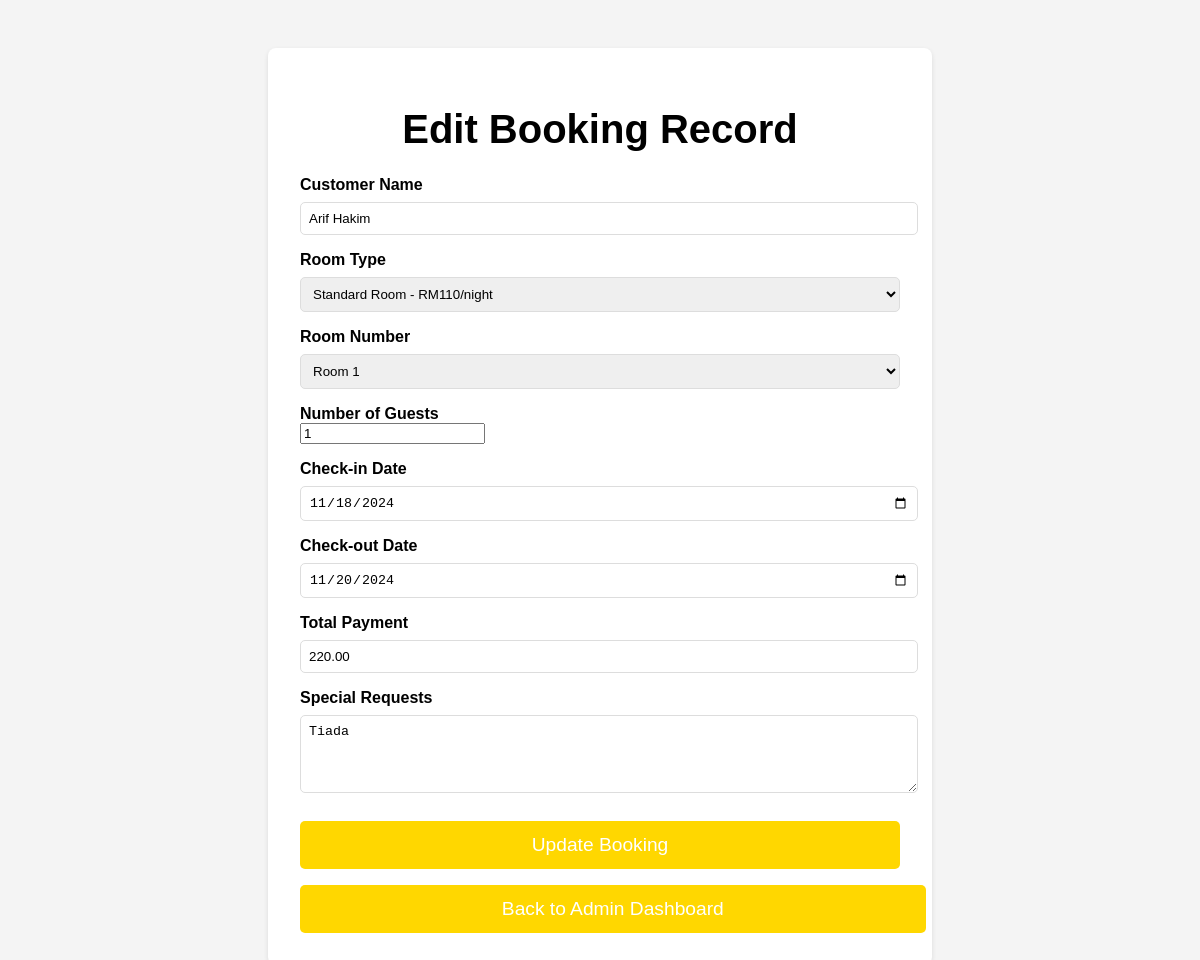
/edit.php?id=5, run on the app's committed database.
### tables this page shows
CREATE TABLE `bookings` (
  `id` int NOT NULL,
  `customer_name` varchar(200) NOT NULL,
  `room_number` int NOT NULL,
  `room_type` varchar(50) NOT NULL,
  `guests` int NOT NULL,
  `check_in_date` date NOT NULL,
  `check_out_date` date NOT NULL,
  `total_payment` decimal(10,2) NOT NULL,
  `special_request` text
);

### edit.php (the view, shortened to what this page needs)
<?php
$host = 'localhost';
$dbname = 'hotelbookingdb';
$username = 'root';
$password = '1234';
try {
    $pdo = new PDO("mysql:host=$host;dbname=$dbname", $username, $password);
    $pdo->setAttribute(PDO::ATTR_ERRMODE, PDO::ERRMODE_EXCEPTION);
    $booking_id = isset($_GET['id']) ? $_GET['id'] : null;
    $stmt = $pdo->prepare("SELECT * FROM bookings WHERE id = :id");
    $stmt->bindParam(':id', $booking_id, PDO::PARAM_INT);
    $stmt->execute();
    $booking = $stmt->fetch(PDO::FETCH_ASSOC);
    $customerName = $booking['customer_name'];
    $roomType = $booking['room_type'];
    $numGuests = $booking['guests'];
    $checkInDate = $booking['check_in_date'];
    $checkOutDate = $booking['check_out_date'];
    $totalPayment = $booking['total_payment'];
    $specialRequests = $booking['special_request'];
} catch (PDOException $e) {
    die("Database connection failed: " . $e->getMessage());
}
?>
<!DOCTYPE html>
<html lang="en">
<head>
</head>
<body>
    <div class="container">
        <h1>Edit Booking Record</h1>
        <form action="edit_booking.php?id=<?php echo $booking['id']; ?>" method="post">
            <label for="customer-name">Customer Name</label>
            <input type="text" id="customer-name" name="customer_name" value="<?php echo $customerName; ?>" required>
            <label for="room-type">Room Type</label>
            <select id="room-type" name="room_type">
                <option value="standard" <?php echo $roomType == 'standard' ? 'selected' : ''; ?>>Standard Room - RM110/night</option>
            </select>
            <label for="room-number">Room Number</label>
            <select id="room-number" name="room_number">
            </select>
            <label for="num-guests">Number of Guests</label>
            <input type="number" id="num-guests" name="num_guests" value="<?php echo $numGuests; ?>" required>
            <label for="check-in">Check-in Date</label>
            <input type="date" id="check-in" name="check_in_date" value="<?php echo $checkInDate; ?>" required>
            <label for="check-out">Check-out Date</label>
            <input type="date" id="check-out" name="check_out_date" value="<?php echo $checkOutDate; ?>" required>
            <label for="total-payment">Total Payment</label>
            <input type="text" id="total-payment" name="total_payment" value="<?php echo $totalPayment; ?>" readonly>
            <label for="special-requests">Special Requests</label>
            <textarea id="special-requests" name="special_requests" rows="4"><?php echo $specialRequests; ?></textarea>
            <button type="submit">Update Booking</button>
        </form>
        <a href="admin_dashboard.php">Back to Admin Dashboard</a>
    </div>
</body>
</html>

### edit.php (style rules this page uses)
body { font-family: Arial, sans-serif; margin: 0; padding: 0; background-color: #f4f4f4; color: #000000; }
.container { max-width: 600px; margin: 3rem auto; padding: 2rem; background-color: white; box-shadow: 0 2px 5px rgba(0, 0, 0, 0.1); border-radius: 8px; }
h1 { font-size: 2.5rem; text-align: center; margin-bottom: 1.5rem; }
label { font-weight: bold; margin-top: 1rem; display: block; }
input[type="text"], input[type="date"], select, textarea { width: 100%; padding: 0.5rem; margin-top: 0.5rem; border: 1px solid #ddd; border-radius: 5px; }
textarea { resize: vertical; }
button { width: 100%; padding: 0.8rem; margin-top: 1.5rem; background-color: #FFD700; color: white; font-size: 1.2rem; border: none; border-radius: 5px; cursor: pointer; }
a { display: block; width: 100%; padding: 0.8rem; margin-top: 1rem; background-color: #FFD700; color: white; text-align: center; font-size: 1.2rem; border: none; border-radius: 5px; text-decoration: none; cursor: pointer; }

### data on the page
bookings: customer_name "Arif Hakim", room_type "Standard Room - RM110/night", num_guests "1", check_in_date "11/18/2024", check_out_date "11/20/2024", total_payment "220.00", special_requests "Tiada"
